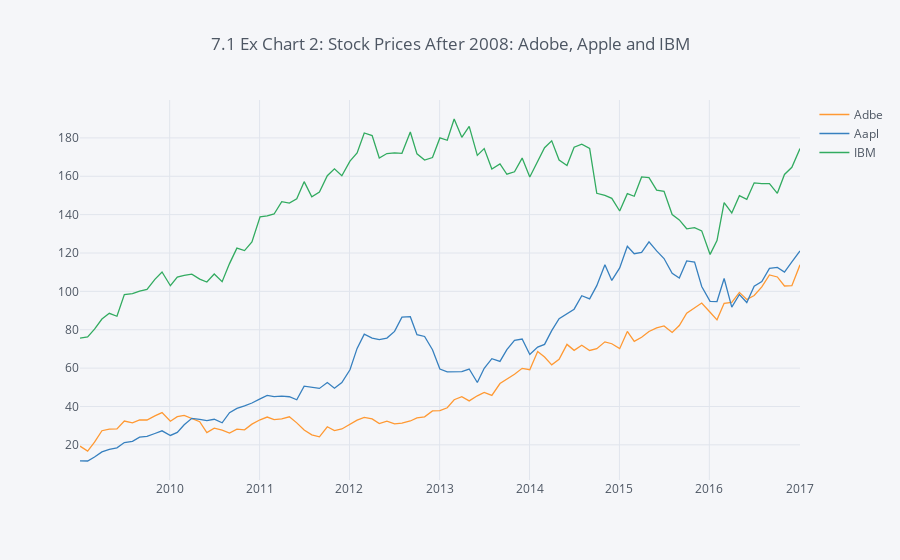

Source (notebook cell):
### Code cell
# Create a List filled with the countries to plot
stocks_to_plot = ['Adbe', 'Aapl', 'IBM']

# plot the countries 
df_stocks_after_2008[stocks_to_plot].iplot(kind='line', 
                                     theme='pearl',
                                     title='7.1 Ex Chart 2: Stock Prices After 2008: Adobe, Apple and IBM')
